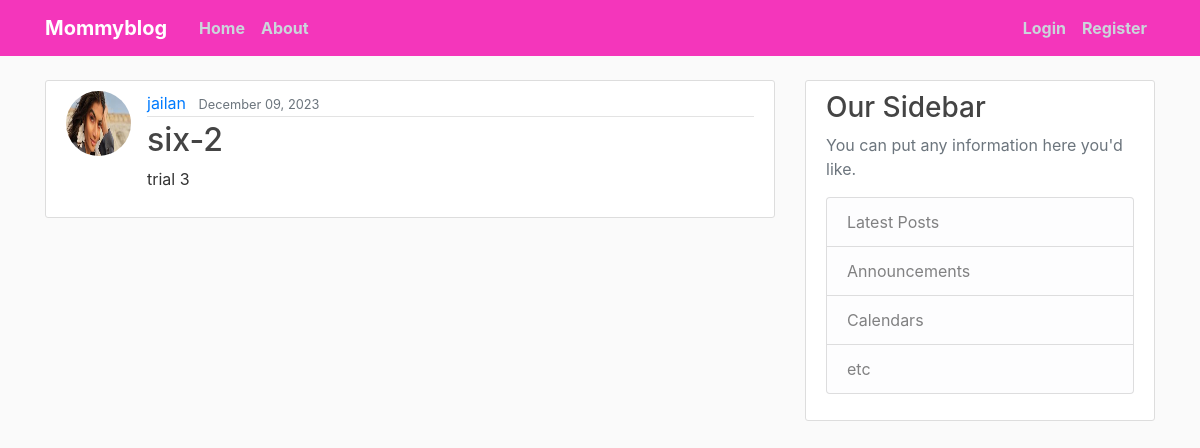
Screenshot of /post/9/ with the database file from the repository.
### blog/models.py (models this page shows, shortened)
class Post(models.Model):
    title = models.CharField(max_length=200)
    content = models.TextField()
    date_posted = models.DateTimeField(default=timezone.now)
    author = models.ForeignKey(User, on_delete=models.CASCADE)

### users/models.py (models this page shows, shortened)
class Profile(models.Model):
    user = models.OneToOneField(User, on_delete=models.CASCADE)
    Bio = models.CharField(max_length=1000, blank=True)
    image = models.ImageField(default='default.jpg', upload_to='profile_photos')

### blog/views.py (the view)
# urls.py: path('post/<int:pk>/', PostDetailView.as_view(), name='blog-post-detail'),
class PostDetailView(DetailView):
    model = Post

### templates/blog/post_detail.html (shortened to what this page needs)
{% extends "base.html" %}
{% block content %}
  <article class="media content-section">
    <img class="rounded-circle article-img" src="{{ object.author.profile.image.url }}">
    <div class="media-body">
      <div class="article-metadata">
        <a class="mr-2" href="#">{{ object.author }}</a>
        <small class="text-muted">{{ object.date_posted|date:"F d, Y" }}</small>
      </div>
      <h2 class="article-title">{{ object.title }}</h2>
      <p class="article-content">{{ object.content }}</p>
    </div>
  </article>
{% endblock content %}

### Mommyblog/static/css/main.css (style rules this page uses)
body { background: #fafafa; color: #333333; margin-top: 5rem; }
h1, h2, h3, h4, h5, h6 { color: #444444; }
.content-section { background: #ffffff; padding: 10px 20px; border: 1px solid #dddddd; border-radius: 3px; margin-bottom: 20px; }
.article-title { color: #444444; }
.article-content { white-space: pre-line; }
.article-img { height: 65px; width: 65px; margin-right: 16px; }
.article-metadata { padding-bottom: 1px; margin-bottom: 4px; border-bottom: 1px solid #e3e3e3 }

### rows the page displays
Post: author.profile.image (picture), author "jailan", date_posted "December 09, 2023", title "six-2", content "trial 3"
